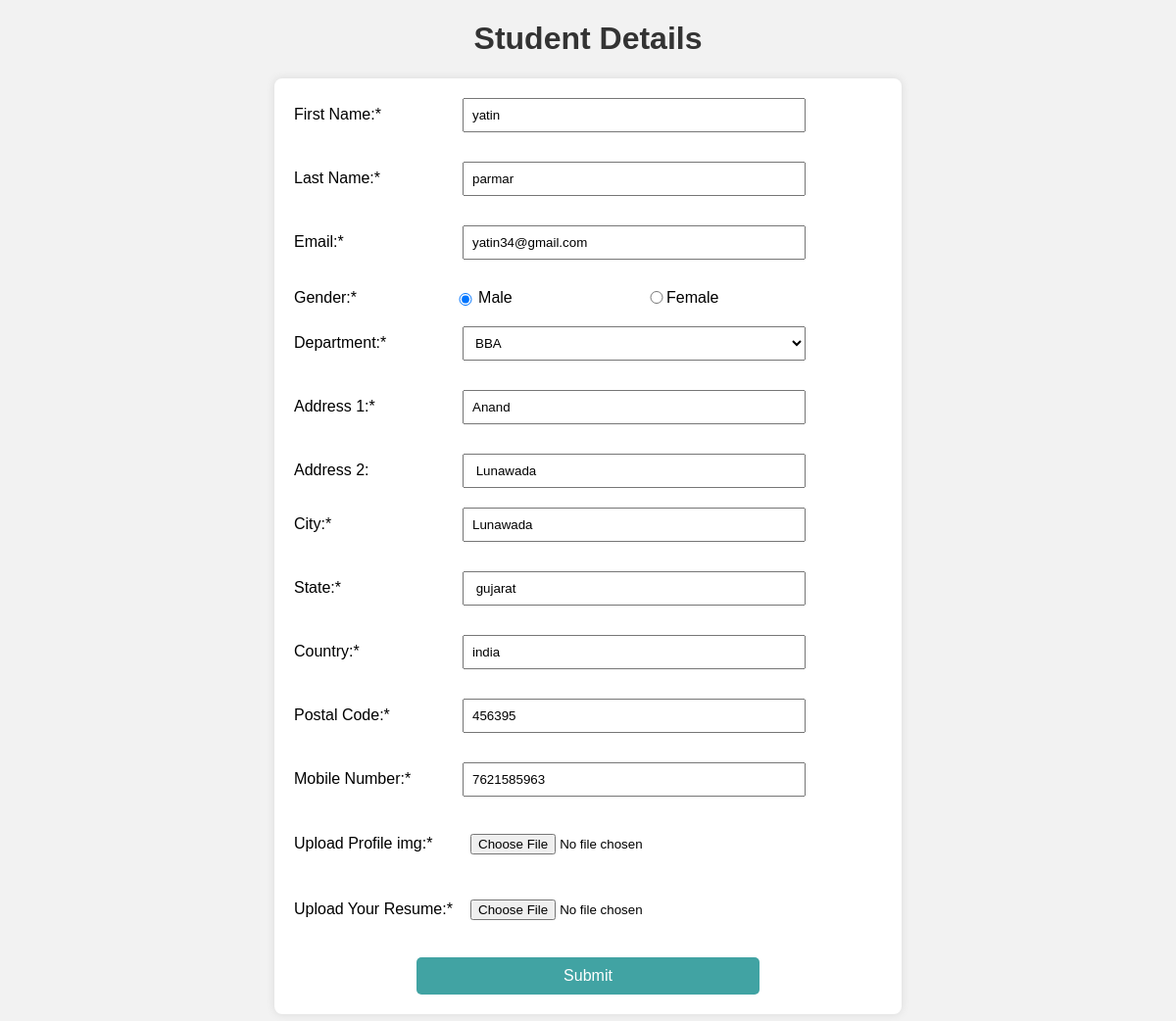
/stu_registration.php?id=53, run on the app's committed database.
### tables this page shows
CREATE TABLE `studentdetails` (
  `id` int(11) NOT NULL,
  `firstName` varchar(50) NOT NULL,
  `lastName` varchar(50) NOT NULL,
  `email` varchar(100) NOT NULL,
  `password` varchar(100) NOT NULL,
  `gender` enum('male','female') NOT NULL,
  `department` varchar(50) NOT NULL,
  `streetAddress1` varchar(100) NOT NULL,
  `streetAddress2` varchar(100) DEFAULT NULL,
  `city` varchar(50) NOT NULL,
  `state` varchar(50) NOT NULL,
  `country` varchar(50) NOT NULL,
  `Zip` varchar(20) NOT NULL,
  `Number` varchar(20) NOT NULL,
  `image` varchar(255) NOT NULL,
  `resume` varchar(255) NOT NULL,
  `reg_date` timestamp NOT NULL DEFAULT current_timestamp()
);

### stu_registration.php (the view, shortened to what this page needs)
<?php
if (isset($_GET["id"])) {
    ?>
<!DOCTYPE html>
<html>
<head>
    <link rel="stylesheet" href="./css/style.css">
    <link rel="stylesheet" href="./css/custom.css"/>
</head>
<body>
    <h1>Student Details</h1>
    <div class="formvalidation">
        <form id="validate" name="formm" method="post" action="" enctype="multipart/form-data">
<?php
 include 'dbconnect.php';
 if (isset($_GET['id'])) {
     $stu_id = $_GET['id'];
     $sql = "SELECT * FROM studentdetails WHERE id='$stu_id'";
     $result = $conn->query($sql);
     if ($result->num_rows > 0) {
         while ($row = $result->fetch_assoc()) {
             $firstName = $row['firstName'];
             $lastName = $row['lastName'];
             $email = $row['email'];
             $gender = $row['gender'];
             $department = $row['department'];
             $streetAddress1 = $row['streetAddress1'];
             $streetAddress2 = $row['streetAddress2'];
             $city = $row['city'];
             $state = $row['state'];
             $country = $row['country'];
             $zip = $row['Zip'];
             $number = $row['Number'];
             $profileImgName = $row['image'];
             $resumeFileName = $row['resume'];
         }
     }
 }
?>
            <div id="index_row">
                <label for="firstName">First Name:*</label><input type="text" name="firstName" id="firstName" value="<?php echo $firstName; ?>" required /><br>
            </div>
            <div id="index_row">
                <label for="lastName">Last Name:*</label> <input type="text" name="lastName" id="lastName" value="<?php echo  $lastName; ?>" required/> <br>
            </div>
            <div id="index_row">
                <label>Email:* </label><input type="email" name="email" id="email" value="<?php echo  $email; ?>" required/>
            </div>
            <div id="index_row">
                Gender:*
                <input type="radio" name="gender" id="male" value="male"  value="male" <?php if($gender == "male") echo "checked"; ?>>
                <label for="male">Male</label>
                <input type="radio" name="gender" id="female" value="female" value="female" <?php if($gender == "female") echo "checked"; ?>>
                <label for="female">Female  </label>
            </div>
            <div id="index_row">
            <label>Department:* </label>
            <select name="department" id="department">
            <option value="BBA" <?php if($department == "BBA"){
                                    echo "selected";
                                    }
                                    ?>
                                    >BBA</option>
        </select>
        </div>
            <div id="index_row">
                <label>Address 1:* </label>
                <input name="StreetAddress1" type="text" id="add1" value="<?php echo $streetAddress1; ?>" required/>
            </div>
            <div id="index_row">
                <label>Address 2: </label>
                <input name="StreetAddress2" type="text" id="add2" value="<?php echo $streetAddress2; ?>" required/>
            </div>
            <div id="index_row">
                <label>City:* </label>
                <input name="City" type="text" id="City" value="<?php echo $city; ?>" required/>
            </div>
            <div id="index_row">
                <label>State:* </label>
                <input name="State" type="text" id="State" value="<?php echo $state; ?>" required/>
            </div>
            <div id="index_row">
                <label>
                    Country:* </label>
                <input name="Country" type="text" id="Country" value="<?php echo $country; ?>" required/>
            </div>
            <div id="index_row">
                <label>Postal Code:* </label>
                <input name="Zip" type="text" id="zip" maxlength="30" value="<?php echo $zip; ?>" required/>
            </div>
            <div id="index_row">
                <label>Mobile Number:* </label>
                <input name="Number" type="text" id="number" maxlength="30" value="<?php echo $number; ?>" required/>
            </div>
            <div id="index_row">
                <label>Upload Profile img:* </label>
                <input name="image" type="file" id="fileName" value="<?php echo $profileImgName; ?>" required/>
            </div>
            <div id="index_row">
                <label>Upload Your Resume:* </label>
                <input name= "resume" type="file"  id="myFile2" value="<?php echo $resumeFileName; ?>" required/>
            </div>
            <div class="buttn">
                <button type="submit" id="Submit" name="submit" value="update">Submit</button>
                </div>
            </form>
        </div>
</body>
</html>
<?php
}
?>

### css/style.css (style rules this page uses)
body { font-family: 'Arial', sans-serif; background-color: #f2f2f2; margin: 0; }
h1 { text-align: center; color: #333; }
.formvalidation { max-width: 600px; margin: 20px auto; background-color: #fff; padding: 20px; border-radius: 8px; box-shadow: 0 0 10px rgba(0, 0, 0, 0.1); }
#validate { display: grid; grid-gap: 10px; }
#index_row { display: flex; align-items: center; margin-bottom: 10px; }
label { width: 162px; margin-right: 10px; }
input, select, button, textarea { padding: 8px; box-sizing: border-box; width: 100%; max-width: 350px; }
.buttn { text-align: center; }
button { background-color: #41a3a3; color: white; border: none; padding: 10px 20px; text-align: center; text-decoration: none; display: inline-block; font-size: 16px; cursor: pointer; border-radius: 5px; }
input[type="radio"] { width: 20px; margin-left: 101px; }
input#female { margin: 0px; }

### data on the page
studentdetails: firstName "yatin", lastName "parmar", email "yatin34@gmail.com", gender "☑ Male", gender "☐ Female", department "BBA", StreetAddress1 "Anand", StreetAddress2 "Lunawada", City "Lunawada", State "gujarat", Country "india", Zip "456395", Number "7621585963"
